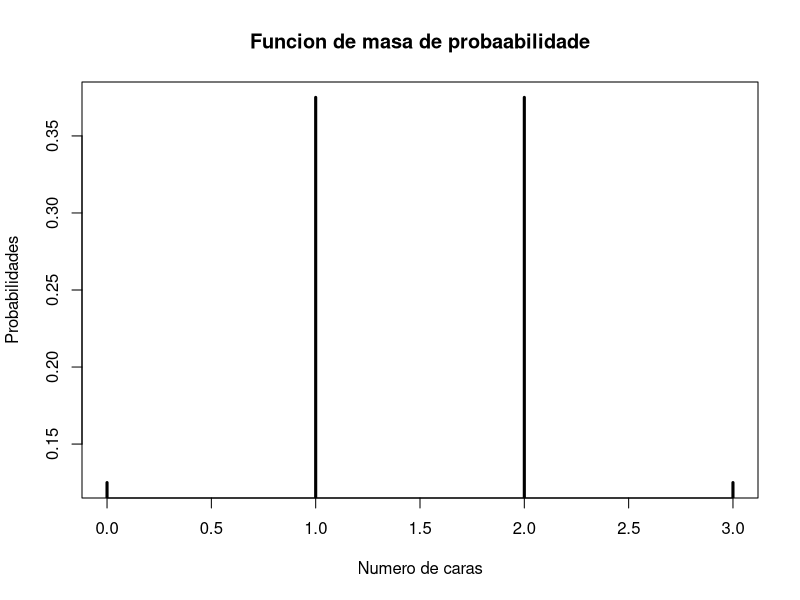
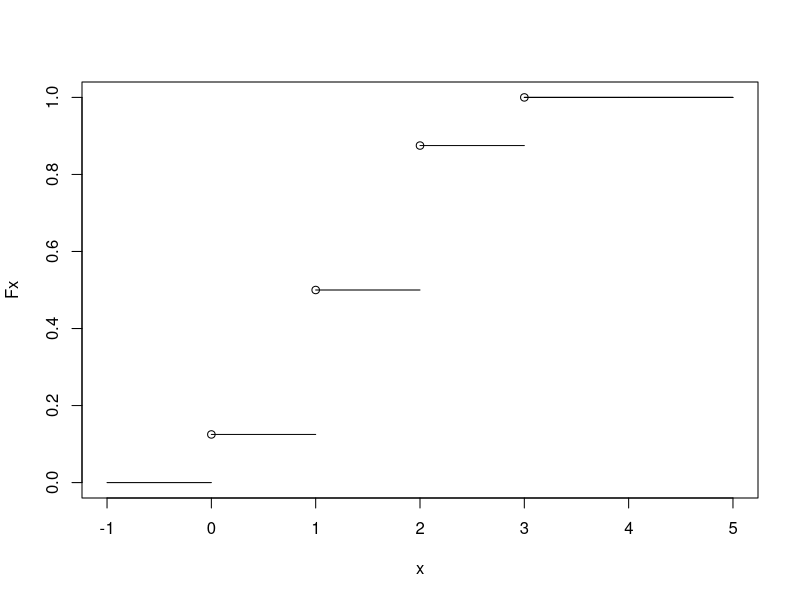
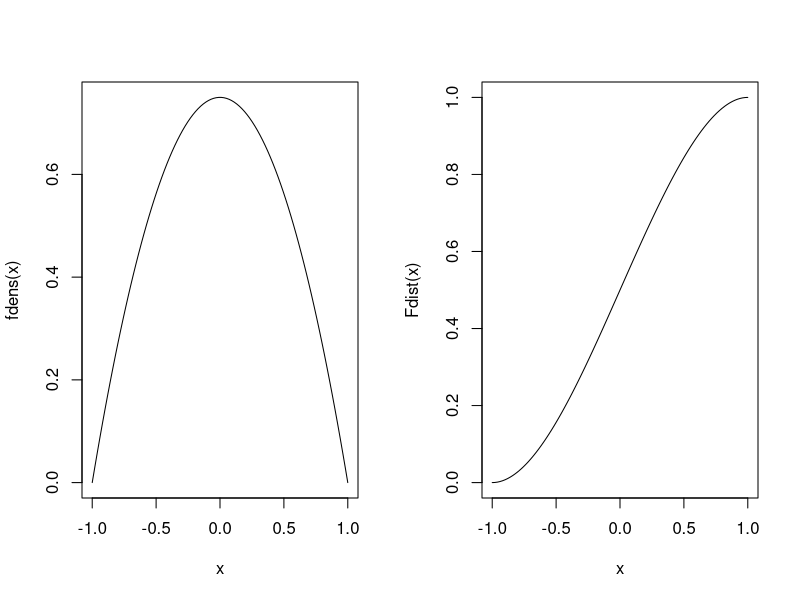
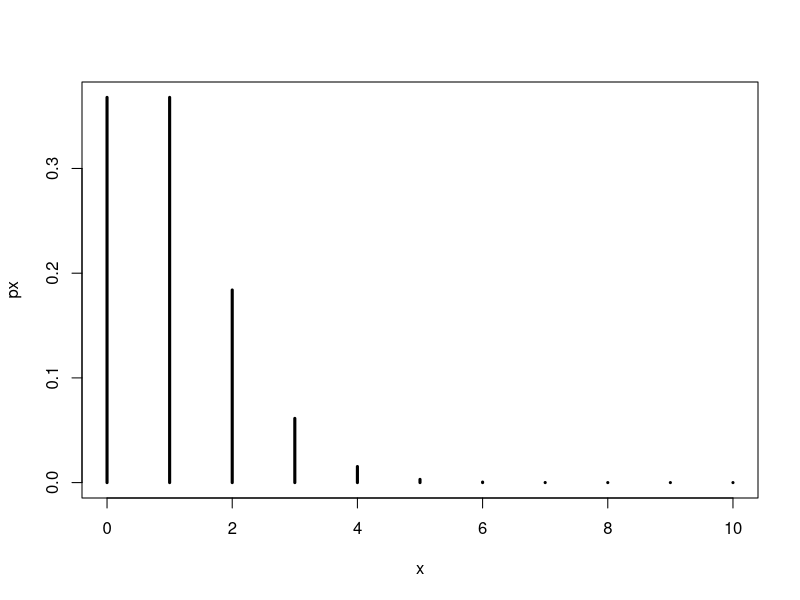
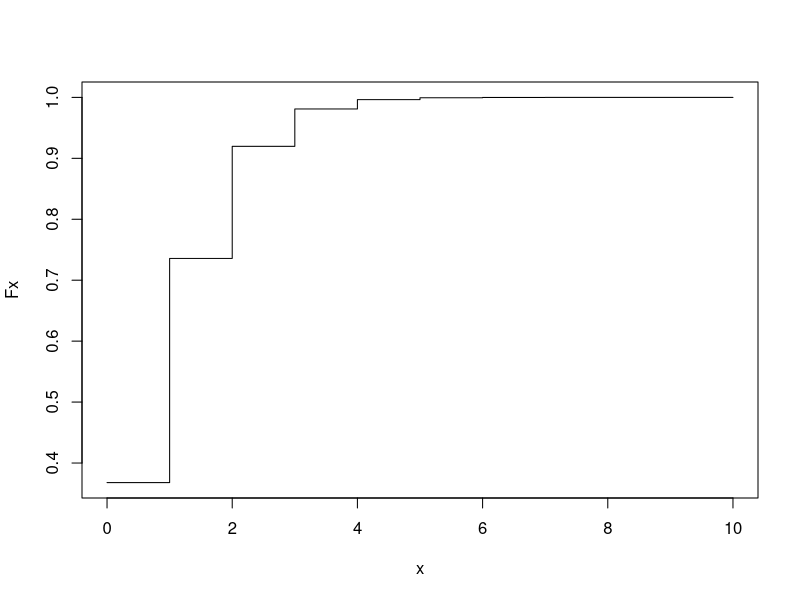

Generate these figures, in order, with R: (Note: this script raises an error after producing the figures.)
x = 0:3
px=c(1/8,3/8,3/8,1/8)
plot(x,px,type="h", lwd=3, xlab="Numero de caras",ylab="Probabilidades", main="Funcion de masa de probaabilidade")
Fx=cumsum(px);Fx

plot(x,Fx, xlim=c(-1,5), ylim=c(0,1))
segments(-1,0,0,0)
segments(3,1,5,1)
segments(0:4,c(Fx,1),1:5,c(Fx,1))

##EXERCICIO 2

x=c(1,5,30)
px=c(0.5,0.45,0.05)
media=sum(x*px) 
media
#non e un xogo xusto
weighted.mean(x,px)

#Ganancia, Y=X-5
y=x-5

med=sum(y*px);med
e2=sum(y^2*px);e2
varianza=e2-med^2;varianza
sqrt(varianza)

#Exercicio 3

fdens=function(x){(3/4)*(1-x^2 )}
Fdist=function(x){-x^3/4+3/4*x+1/2}

par(mfrow=c(1,2))
x=seq(-1,1,len=100)
plot(x,fdens(x),type = "l")
plot(x,Fdist(x),type = "l")
par(mfrow=c(1,1))
#moda = 0
#P(-0.5<=X<=1)
integrate(fdens,lower=-0.5,upper=1)
#P(X<=1)-P(X<=-0.5)
Fdist(1)-Fdist(-0.5)

#Exercicio 4
#apartado a)
dbinom(1,size=4,prob=0.75)
#xerar valores Bi(6,0.3)

rbinom(5,size=6,prob=0.3)
#P(Bi(6,0.3)<=4)
pbinom(4,size=6,prob=0.3)
#P(3<=Bi(6,0.3)<=5)
sum(dbinom(3:5,size=6,prob=0.3))
pbinom(5,size=6,prob=0.3)-pbinom(2,size=6,prob=0.3)
#Xenerar valores BN(8,0.4)
rnbinom(4,size=8,prob=0.4)

#P(BN(1,0.65)=3)
dnbinom(3,size=1,prob=0.65)

#Funcion de masa dunha Pois(1)

x=0:10
px=dpois(x, lambda = 1);px
sum(px)
plot(x,px,type = "h",lwd="3")

#funcion de distribucion
Fx=cumsum(px)
plot(x,Fx,type="s")

#Comparar distribucions
par=(mfrow=c(1,2))
z=0:100
pz1=dpois(lambda = 1)
Fz1=cumsum(pz1)
pz2=dbinom(z,size = 100,prob = 0.01)
Fz2=cumsum(pz2)

plot(z,Fz1,type="s",main="Pois(1)")
plot(z,Fz2,type="s",main="Bi(100,0.1)")


par(mfrow=c(1,1))

#Exercicio 5

runif(15,min = 3,max=4)

#P(N(160,100)<150)
pnorm(150,mean=160,sd=10)
#xenerar 100 valores dunha N(1,4)
rnorm(100,mean=1,sd=2)
#facer representaion densidades

#apartado e)
x=seq(-8,9,by=0.01)
f1=dnorm(x,mean=0,sd=1)
f2=dnorm(x,mean = 5,sd=1)
f3=dnorm(x,mean = 0,sd=2)
plot(x,f1,type="l",lwd=2)
lines(x,f2,col=2,lwd=2)
lines(x,f3,col=3,lwd=3)
legend("topleft",legen=c("N(0,1)", "N(5,1)", "N(0,2)"),col=c(1,2,3))

#Apartado f)
qnorm(0.5,mean=0,sd=1)
qnorm(0.05,mean=0,sd=1)


